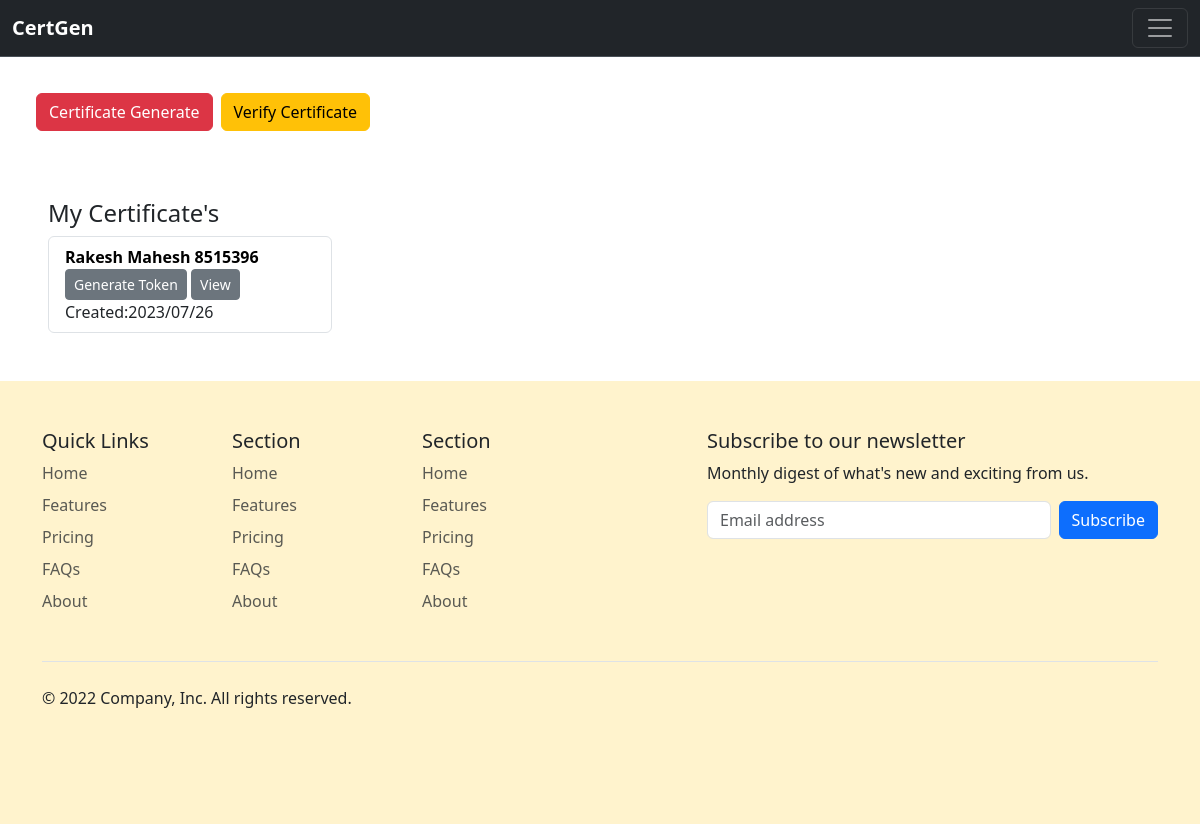
The app's page / (signed in) with its own data.
### core/models.py (models this page shows, shortened)
class Certificate(models.Model):
    user = models.ForeignKey(User, on_delete=models.CASCADE, null=True)
    name = models.CharField(max_length=15, null=True, blank=False, verbose_name='Name')
    issued_at = models.DateField(null=True,blank=True, verbose_name="created_at",editable=True)
    created_at = models.DateTimeField(null=True,auto_now_add=True)
    updated_at = models.DateField(null=True,auto_now=True)
    content = models.TextField(null=True,blank=True,max_length=450)
    certificate_no = models.CharField(default=get_uuid_only_int_7digits(), null=True, max_length=7, editable=False)
    header = models.CharField(max_length=20, null=True, blank=True)
    certified_by = models.CharField(max_length=20, null=True, blank=True)

### core/views.py (the view)
# urls.py: 2. Add a URL to urlpatterns:  path('', views.home, name='home')
def home(request):
    list_mycert = Certificate.objects.filter(user=request.user.id)
    context= {
        'list_mycert':list_mycert
    }
    return render(request,'home.html', context)

### templates/home.html (shortened to what this page needs)
{% extends 'base.html' %}
{% block content %}
<div class="d-flex m-3 p-3">
    <a class="btn btn-danger m-1" href="{% url 'create_new_certificate' %}">Certificate Generate</a>
    <a class="btn btn-warning m-1" href="{% url 'verify_token' %}">Verify Certificate</a>
</div>
<div class="m-3 p-3">
{% if request.user.is_authenticated %}
    <ul class="list-group m-3 w-25">
        <h4 class="">My Certificate's</h4>
        {% if not list_mycert and not list_mycert.user == request.user %}
        <li class="list-group-item">
         None Certificate
        </li>
        {% else %}
        {% for list_mycert in list_mycert  %}
        <li class="list-group-item object-fit-contain border rounded">
            <a href="{% url 'view_certificate_file' list_mycert.id %}" class="nav-link link-opacity-75-hover fw-bold text-black ">{{list_mycert.name}} {{list_mycert.certificate_no}}</a>
            <a href="{% url 'generate_token' list_mycert.id %}" class="btn btn-sm btn-secondary">Generate Token</a>
            <a href="{% url 'view_certificate_file' list_mycert.id %}" class="btn btn-sm btn-secondary">View</a>
            <span>Created:{{list_mycert.created_at|date:'Y/m/d'}}</span>
        </li>
        {% endfor %}
        {% endif %}
{% endif %}
      </ul>
</div>
{% endblock content %}

### records on screen
Certificate: name "Rakesh Mahesh", certificate_no "8515396", created_at "2023/07/26"
